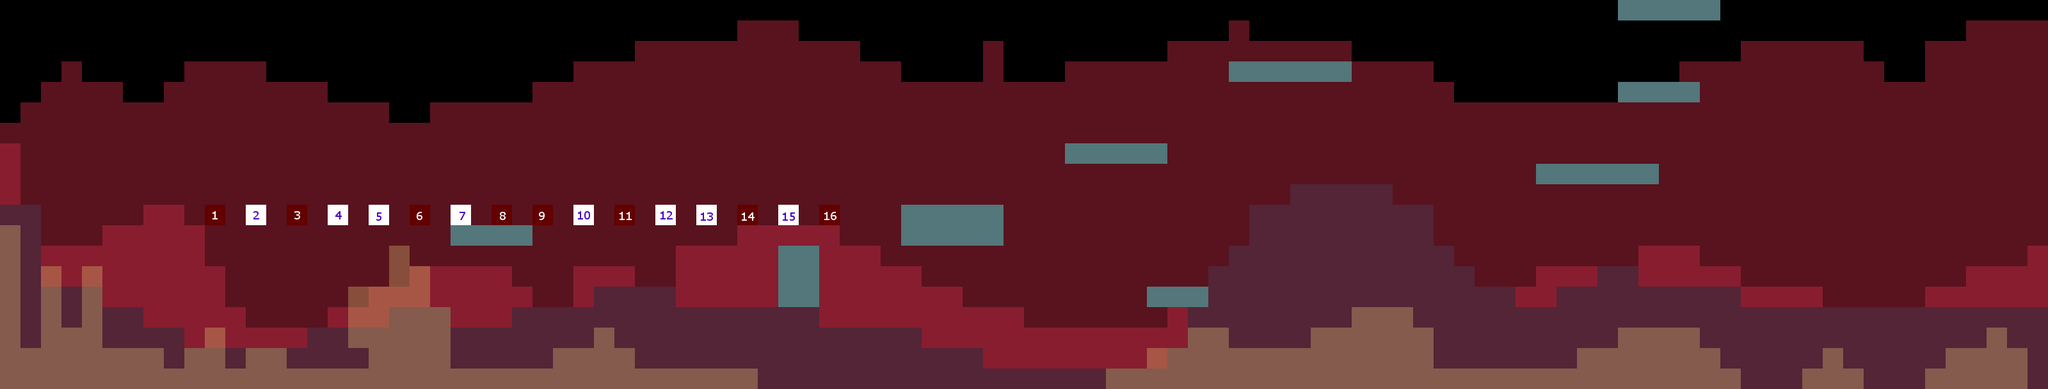

Rendered tile map (Tiled .tmx) drawn with the repository's tilesets; below, a short description and the map source with its tile grids summarised:
An orthogonal 100x19 tile map with 32x32 px tiles, 5 tile layers (back 2, back, platform, front, ...), 2 tilesets and 1 object (levelend).

<map version="1.0" orientation="orthogonal" width="100" height="19" tilewidth="32" tileheight="32">
 <tileset firstgid="1" name="tiles_test" tilewidth="32" tileheight="32">
  <image source="tiles_test.png" width="160" height="32" />
 </tileset>
 <tileset firstgid="6" name="squares" tilewidth="32" tileheight="32">
  <image source="squares.png" width="128" height="128" />
 </tileset>
 <layer name="back 2" width="100" height="19" opacity="0.46">
  <properties>
   <property name="speedX" value="0.2" />
   <property name="type" value="parallax" />
  </properties>
  <data>[1900 cells, 1571 non-empty, 1 distinct tile ids]</data>
 </layer>
 <layer name="back" width="100" height="19" opacity="0.46">
  <properties>
   <property name="speedX" value="0.5" />
   <property name="type" value="parallax" />
  </properties>
  <data>[1900 cells, 537 non-empty, 1 distinct tile ids]</data>
 </layer>
 <layer name="platform" width="100" height="19">
  <properties>
   <property name="type" value="block" />
  </properties>
  <data>[1900 cells, 478 non-empty, 2 distinct tile ids]</data>
 </layer>
 <layer name="front" width="100" height="19" opacity="0.32">
  <properties>
   <property name="speedX" value="3" />
   <property name="type" value="parallax" />
   <property name="z" value="2000" />
  </properties>
  <data>[1900 cells, 172 non-empty, 1 distinct tile ids]</data>
 </layer>
 <layer name="squares" width="100" height="19">
  <properties>
   <property name="type" value="decor" />
  </properties>
  <data>[1900 cells, 16 non-empty, 16 distinct tile ids]</data>
 </layer>
 <objectgroup name="triggers" width="100" height="19">
  <properties>
   <property name="type" value="trigger" />
  </properties>
  <object name="levelend" x="2965" y="134" width="227" height="351" />
 </objectgroup>
</map>
